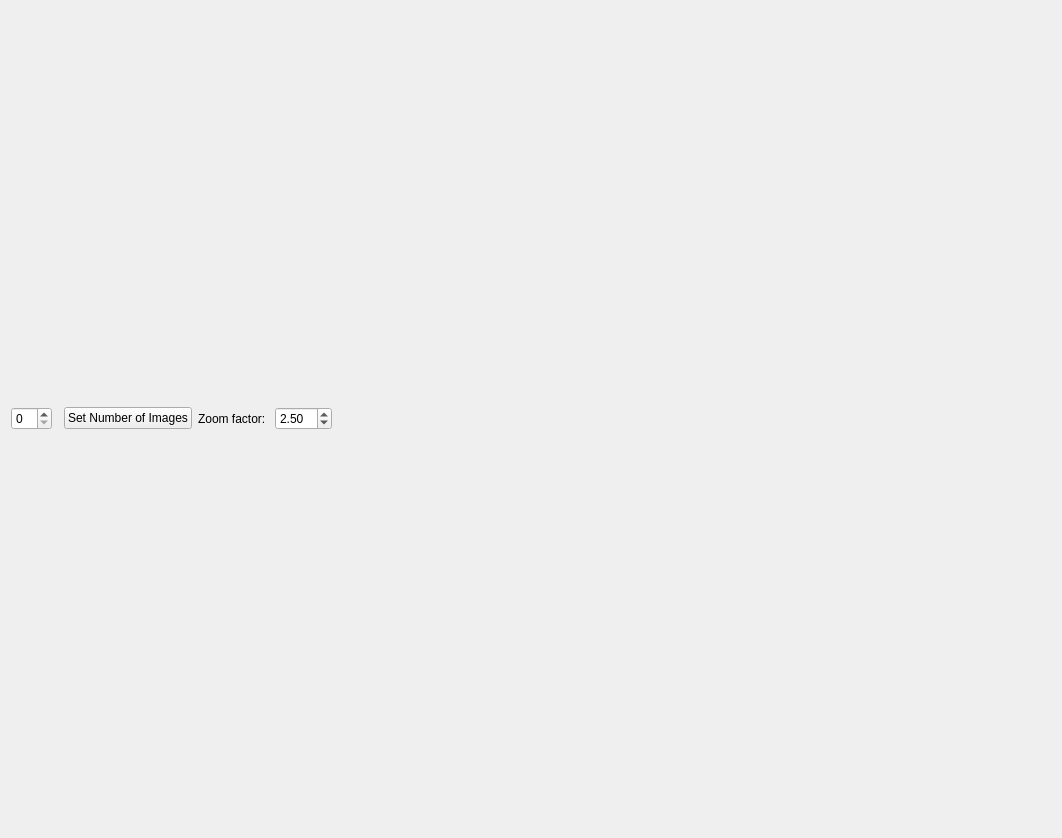
<?xml version="1.0" encoding="UTF-8"?>
<ui version="4.0">
 <class>GridView</class>
 <widget class="QWidget" name="GridView">
  <property name="geometry">
   <rect>
    <x>0</x>
    <y>0</y>
    <width>1062</width>
    <height>838</height>
   </rect>
  </property>
  <property name="windowTitle">
   <string>Form</string>
  </property>
  <layout class="QGridLayout" name="gridLayout">
   <item row="0" column="0">
    <widget class="QSpinBox" name="sbNumImages"/>
   </item>
   <item row="1" column="0" colspan="6">
    <layout class="QGridLayout" name="glLayout"/>
   </item>
   <item row="0" column="5">
    <spacer name="horizontalSpacer">
     <property name="orientation">
      <enum>Qt::Horizontal</enum>
     </property>
     <property name="sizeHint" stdset="0">
      <size>
       <width>40</width>
       <height>20</height>
      </size>
     </property>
    </spacer>
   </item>
   <item row="0" column="4">
    <widget class="QDoubleSpinBox" name="dsbZoomFactor">
     <property name="minimum">
      <double>1.000000000000000</double>
     </property>
     <property name="singleStep">
      <double>0.500000000000000</double>
     </property>
     <property name="value">
      <double>2.500000000000000</double>
     </property>
    </widget>
   </item>
   <item row="0" column="2">
    <widget class="QPushButton" name="pbSetNumImages">
     <property name="text">
      <string>Set Number of Images</string>
     </property>
    </widget>
   </item>
   <item row="0" column="3">
    <widget class="QLabel" name="label">
     <property name="text">
      <string>Zoom factor: </string>
     </property>
    </widget>
   </item>
  </layout>
 </widget>
 <resources/>
 <connections/>
</ui>
